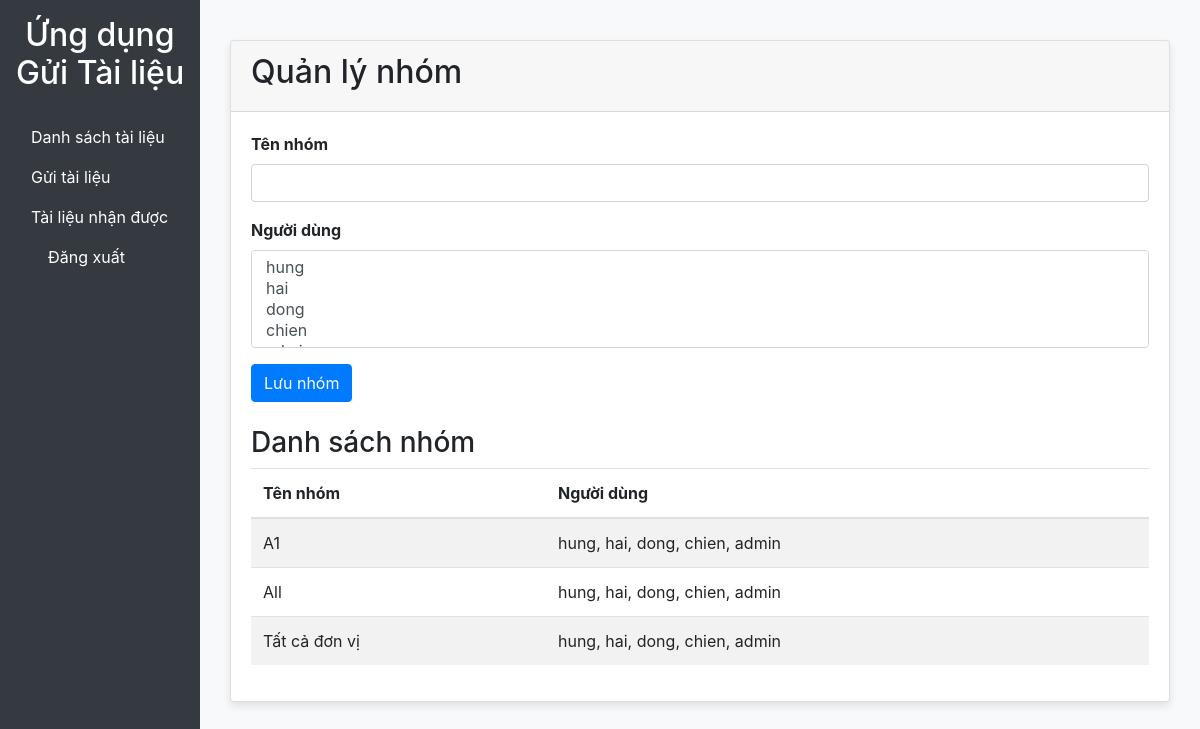
/admin/groups (signed in), run on the app's committed database.
### app/models.py (models this page shows, shortened)
class Group(db.Model):
    id = db.Column(db.Integer, primary_key=True)
    name = db.Column(db.String(64), unique=True, index=True)
    users = db.relationship('User', secondary=user_groups, back_populates='groups')

class User(UserMixin, db.Model):
    id = db.Column(db.Integer, primary_key=True)
    username = db.Column(db.String(64), index=True, unique=True)
    password_hash = db.Column(db.String(128))
    is_admin = db.Column(db.Boolean, default=False)
    groups = db.relationship('Group', secondary=user_groups, back_populates='users')

### app/routes.py (the view, shortened to what this page needs)
@bp.route('/admin/groups', methods=['GET', 'POST'])
@login_required
def manage_groups():
    form = GroupForm()
    groups = Group.query.all()
    return render_template('manage_groups.html', form=form, groups=groups)

### app/forms.py
class GroupForm(FlaskForm):
    name = StringField('Tên nhóm', validators=[DataRequired()])
    users = SelectMultipleField('Người dùng', coerce=int)
    submit = SubmitField('Lưu nhóm')
    def __init__(self, *args, **kwargs):
        super(GroupForm, self).__init__(*args, **kwargs)
        self.users.choices = [(user.id, user.username) for user in User.query.all()]

### app/models.py (called while the page is built)
@login.user_loader
def load_user(id):
    return User.query.get(int(id))

### app/templates/manage_groups.html (shortened to what this page needs)
{% extends 'base.html' %}
{% block content %}
<div class="card mt-4">
    <div class="card-header">
        <h2>Quản lý nhóm</h2>
    </div>
    <div class="card-body">
        <form method="post">
            <div class="form-group">
                {{ form.name.label(class="form-label") }}
                {{ form.name(class="form-control") }}
            </div>
            <div class="form-group">
                {{ form.users.label(class="form-label") }}
                {{ form.users(class="form-control") }}
            </div>
            <div class="form-group">
                {{ form.submit(class="btn btn-primary") }}
            </div>
        </form>
        <h3 class="mt-4">Danh sách nhóm</h3>
        <table class="table table-striped table-hover">
            <thead>
                <tr>
                    <th>Tên nhóm</th>
                    <th>Người dùng</th>
                </tr>
            </thead>
            <tbody>
                {% for group in groups %}
                <tr>
                    <td>{{ group.name }}</td>
                    <td>
                        {% for user in group.users %}
                            {{ user.username }}{% if not loop.last %}, {% endif %}
                        {% endfor %}
                    </td>
                </tr>
                {% endfor %}
            </tbody>
        </table>
    </div>
</div>
{% endblock %}

### app/static/css/admin.css (style rules this page uses)
body { background-color: #f8f9fa; }
.card { box-shadow: 0 4px 8px rgba(0,0,0,0.1); }
.form-label { font-weight: bold; }
.table-striped tbody tr:nth-of-type(odd) { background-color: rgba(0,0,0,.05); }

### data on the page
Group: name "A1"
User: username "hung"
User: username "hai"
User: username "dong"
User: username "chien"
User: username "admin"
Group: name "All"
Group: name "Tất cả đơn vị"
